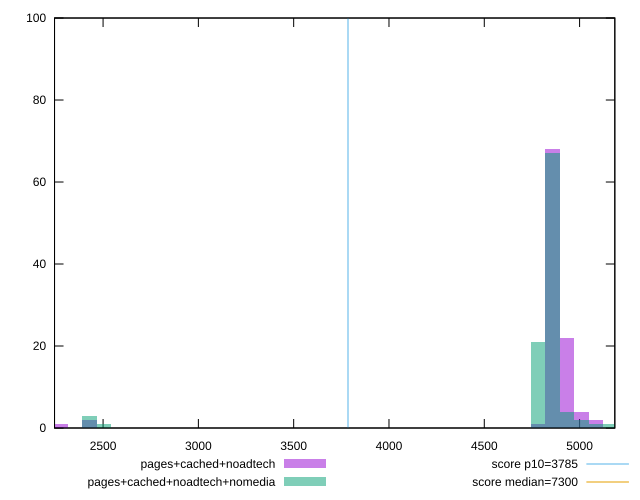

The gnuplot source for this figure:
reset

$pagesCachedNoadtech <<EOF
4857.468434861505 68
4933.366379156216 22
2428.7342174307523 2
4781.5704905667935 1
5085.162267745638 2
2276.93832884133 1
5009.264323450927 4
EOF

$pagesCachedNoadtechNomedia <<EOF
4781.5704905667935 21
4857.468434861505 67
2428.7342174307523 3
5085.162267745638 1
4933.366379156216 4
5009.264323450927 2
5161.060212040349 1
2504.6321617254634 1
EOF

set key outside below
set boxwidth 75.89794429471101
set xrange [2245.366:5184.8345]
set yrange [0:100]
set trange [0:100]
set style fill transparent solid 0.5 noborder

set parametric
set terminal svg size 640, 500 enhanced background rgb 'white'
set output "report_00009_2021-02-08T22-37-41.559Z/interactive/comparison/histogram/2_vs_3.svg"

plot $pagesCachedNoadtech title "pages+cached+noadtech" with boxes, \
     $pagesCachedNoadtechNomedia title "pages+cached+noadtech+nomedia" with boxes, \
     3785,t title "score p10=3785", \
     7300,t title "score median=7300"

reset
